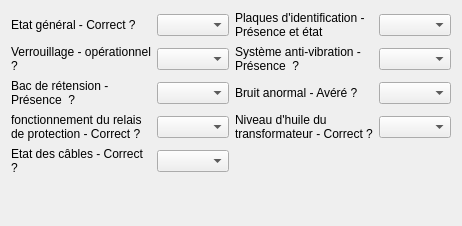
         <widget class="QWidget" name="traction_transfo">
          <layout class="QGridLayout" name="gridLayout_25">
           <item row="0" column="0">
            <widget class="QLabel" name="label_90">
             <property name="text">
              <string>Etat général - Correct ?</string>
             </property>
             <property name="wordWrap">
              <bool>true</bool>
             </property>
            </widget>
           </item>
           <item row="0" column="1">
            <widget class="QComboBox" name="comboBox_transfoetatgen"/>
           </item>
           <item row="2" column="0">
            <widget class="QLabel" name="label_92">
             <property name="text">
              <string>Verrouillage - opérationnel ?</string>
             </property>
             <property name="wordWrap">
              <bool>true</bool>
             </property>
            </widget>
           </item>
           <item row="2" column="1">
            <widget class="QComboBox" name="comboBox_transfoverrou"/>
           </item>
           <item row="4" column="0">
            <widget class="QLabel" name="label_94">
             <property name="text">
              <string>Bac de rétension - Présence  ?</string>
             </property>
             <property name="wordWrap">
              <bool>true</bool>
             </property>
            </widget>
           </item>
           <item row="4" column="1">
            <widget class="QComboBox" name="comboBox_transfobacret"/>
           </item>
           <item row="6" column="0">
            <widget class="QLabel" name="label_96">
             <property name="text">
              <string>fonctionnement du relais de protection - Correct ?</string>
             </property>
             <property name="wordWrap">
              <bool>true</bool>
             </property>
            </widget>
           </item>
           <item row="6" column="1">
            <widget class="QComboBox" name="comboBox_transforelaisprotec"/>
           </item>
           <item row="8" column="0">
            <widget class="QLabel" name="label_98">
             <property name="text">
              <string>Etat des câbles - Correct ?</string>
             </property>
             <property name="wordWrap">
              <bool>true</bool>
             </property>
            </widget>
           </item>
           <item row="8" column="1">
            <widget class="QComboBox" name="comboBox_transfoetatcable"/>
           </item>
           <item row="6" column="3">
            <widget class="QComboBox" name="comboBox_transfoniveauhuile"/>
           </item>
           <item row="0" column="2">
            <widget class="QLabel" name="label_91">
             <property name="text">
              <string>Plaques d'identification - Présence et état</string>
             </property>
             <property name="wordWrap">
              <bool>true</bool>
             </property>
            </widget>
           </item>
           <item row="4" column="2">
            <widget class="QLabel" name="label_95">
             <property name="text">
              <string>Bruit anormal - Avéré ?</string>
             </property>
             <property name="wordWrap">
              <bool>true</bool>
             </property>
            </widget>
           </item>
           <item row="4" column="3">
            <widget class="QComboBox" name="comboBox_transfobruitanorm"/>
           </item>
           <item row="2" column="3">
            <widget class="QComboBox" name="comboBox_transfoantivib"/>
           </item>
           <item row="6" column="2">
            <widget class="QLabel" name="label_97">
             <property name="text">
              <string>Niveau d'huile du transformateur - Correct ?</string>
             </property>
             <property name="wordWrap">
              <bool>true</bool>
             </property>
            </widget>
           </item>
           <item row="2" column="2">
            <widget class="QLabel" name="label_93">
             <property name="text">
              <string>Système anti-vibration - Présence  ?</string>
             </property>
             <property name="wordWrap">
              <bool>true</bool>
             </property>
            </widget>
           </item>
           <item row="0" column="3">
            <widget class="QComboBox" name="comboBox_transfoplaqueid"/>
           </item>
           <item row="9" column="1">
            <spacer name="verticalSpacer_16">
             <property name="orientation">
              <enum>Qt::Vertical</enum>
             </property>
             <property name="sizeHint" stdset="0">
              <size>
               <width>20</width>
               <height>40</height>
              </size>
             </property>
            </spacer>
           </item>
          </layout>
         </widget>
